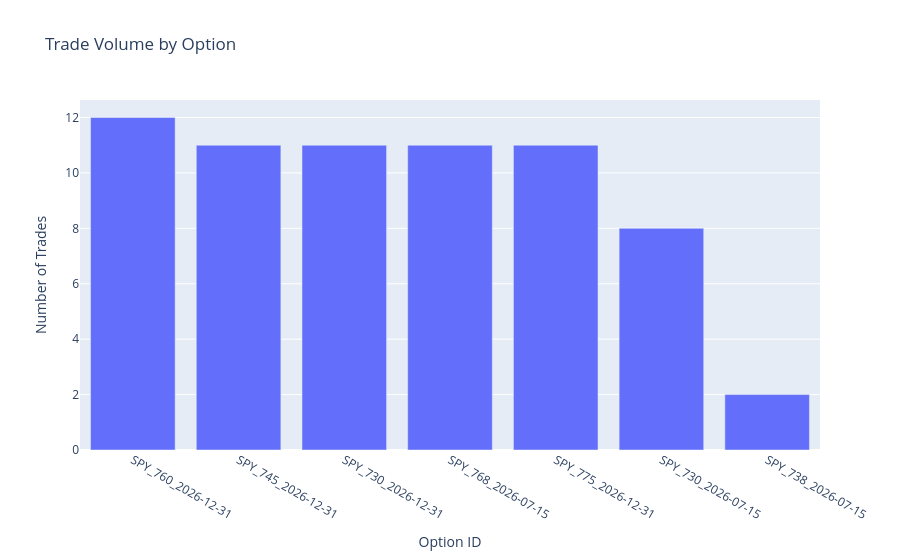

The code cell stored with this chart in its notebook:
### Markdown cell above
## Heatmaps

### Code cell
# Which options were traded most?
if not fills_df.empty:
    option_activity = fills_df.groupby('option_id').size().sort_values(ascending=False)
    
    fig = go.Figure()
    fig.add_trace(go.Bar(x=option_activity.index, y=option_activity.values))
    fig.update_layout(title="Trade Volume by Option",
                      xaxis_title="Option ID", yaxis_title="Number of Trades")
    fig.show()

### Figure 1 — Plotly figure (JSON) as saved in the notebook; plotly's stock layout.template omitted (floating-point values rounded to 4 significant figures)
{"data": [{"type": "bar", "x": ["SPY_760_2026-12-31", "SPY_745_2026-12-31", "SPY_730_2026-12-31", "SPY_768_2026-07-15", "SPY_775_2026-12-31", "SPY_730_2026-07-15", "SPY_738_2026-07-15"], "y": [12, 11, 11, 11, 11, 8, 2]}], "layout": {"title": {"text": "Trade Volume by Option"}, "xaxis": {"title": {"text": "Option ID"}}, "yaxis": {"title": {"text": "Number of Trades"}}}}
